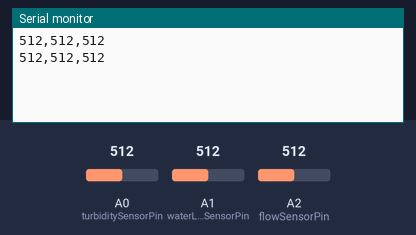
Bench run of a sketch on a simulated Arduino Uno, built with avr-gcc and run on an emulated ATmega328P. Shown: the last lines printed to the serial monitor. The inputs (shaded band) are chosen by the test bench; at power-on: A0 (turbiditySensorPin) = 512, A1 (waterLevelSensorPin) = 512, A2 (flowSensorPin) = 512.

Above: at 1.8 s.
1.9 s: A0 (turbiditySensorPin) set to 610
At 2.8 s:
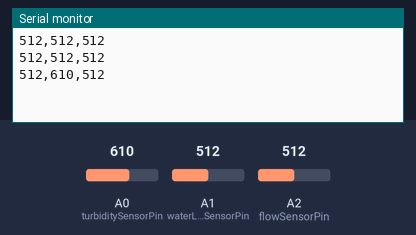
3.4 s: A1 (waterLevelSensorPin) set to 610
At 4.7 s:
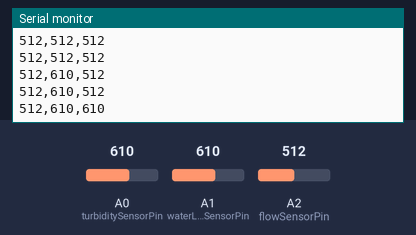
4.9 s: A2 (flowSensorPin) set to 610
At 5.8 s:
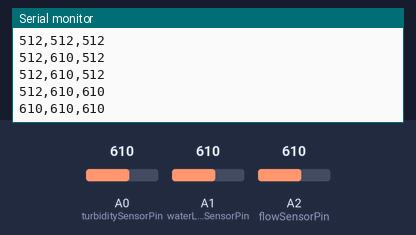
6.4 s: A0 (turbiditySensorPin) set to 590
At 7.4 s:
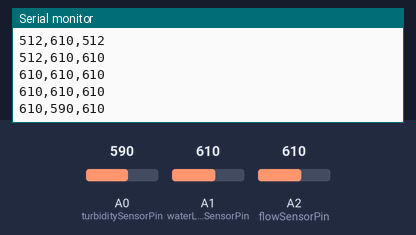
7.9 s: A1 (waterLevelSensorPin) set to 590
At 8.8 s:
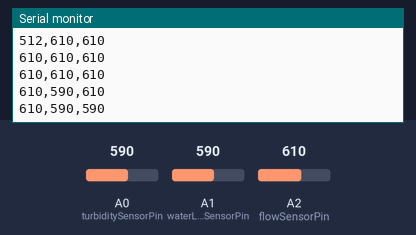
9.4 s: A2 (flowSensorPin) set to 590
At 10.8 s:
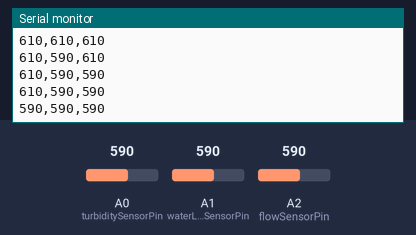
Timing chart, 0 to 11.9 s (numbered marks = the images above; inputs shaded):
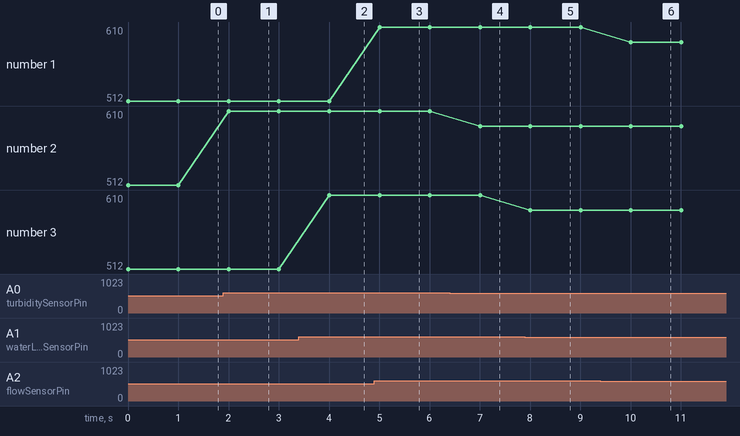

The sketch:

sensor_reading.ino
```cpp
// Pin Definitions
const int flowSensorPin = A2;      // Flow Sensor (Analog)
const int turbiditySensorPin = A0; // Turbidity Sensor (Analog)
const int waterLevelSensorPin = A1; // Water Level Sensor (Analog)
     // Motor (Digital)

// Constants
const int turbidityThresholdDirty = 350;
const int turbidityThresholdImpure = 350;
const int turbidityThresholdLittleGood = 400;
const int turbidityThresholdGood = 500;
const int waterLevelHigh = 600;
const int waterLevelLow = 200;

// Variables
int flowValue = 0;
int turbidityValue = 0;
int waterLevelValue = 0;

void setup() {

  Serial.begin(9600); // For debugging
  // digitalWrite(8,LOW);
}


void loop() {


  flowValue = analogRead(flowSensorPin);
  turbidityValue = analogRead(turbiditySensorPin);
  waterLevelValue = analogRead(waterLevelSensorPin);

  // Print sensor values for debugging
  //Serial.print("Flow Sensor Value: ");  we write anything in the serial.println() the this data is sending to node mcu
  Serial.print(flowValue);

  Serial.print(",");
  Serial.print(turbidityValue);

  Serial.print(",");
  Serial.println(waterLevelValue);
 delay(1000);
}
```

Measured:
- after the input at 1.9 s, the serial monitor: prints a new line after 0.10 s (image 1)
- after the input at 3.4 s, the serial monitor: prints a new line after 0.60 s (image 2)
- after the input at 4.9 s, the serial monitor: prints a new line after 0.10 s (image 3)
- after the input at 6.4 s, the serial monitor: prints a new line after 0.61 s (image 4)
- after the input at 7.9 s, the serial monitor: prints a new line after 0.11 s (image 5)
- after the input at 9.4 s, the serial monitor: prints a new line after 0.61 s (image 6)
- plotted number 2: 512 → 610 after the input at 1.9 s, 610 → 590 after the input at 6.4 s
